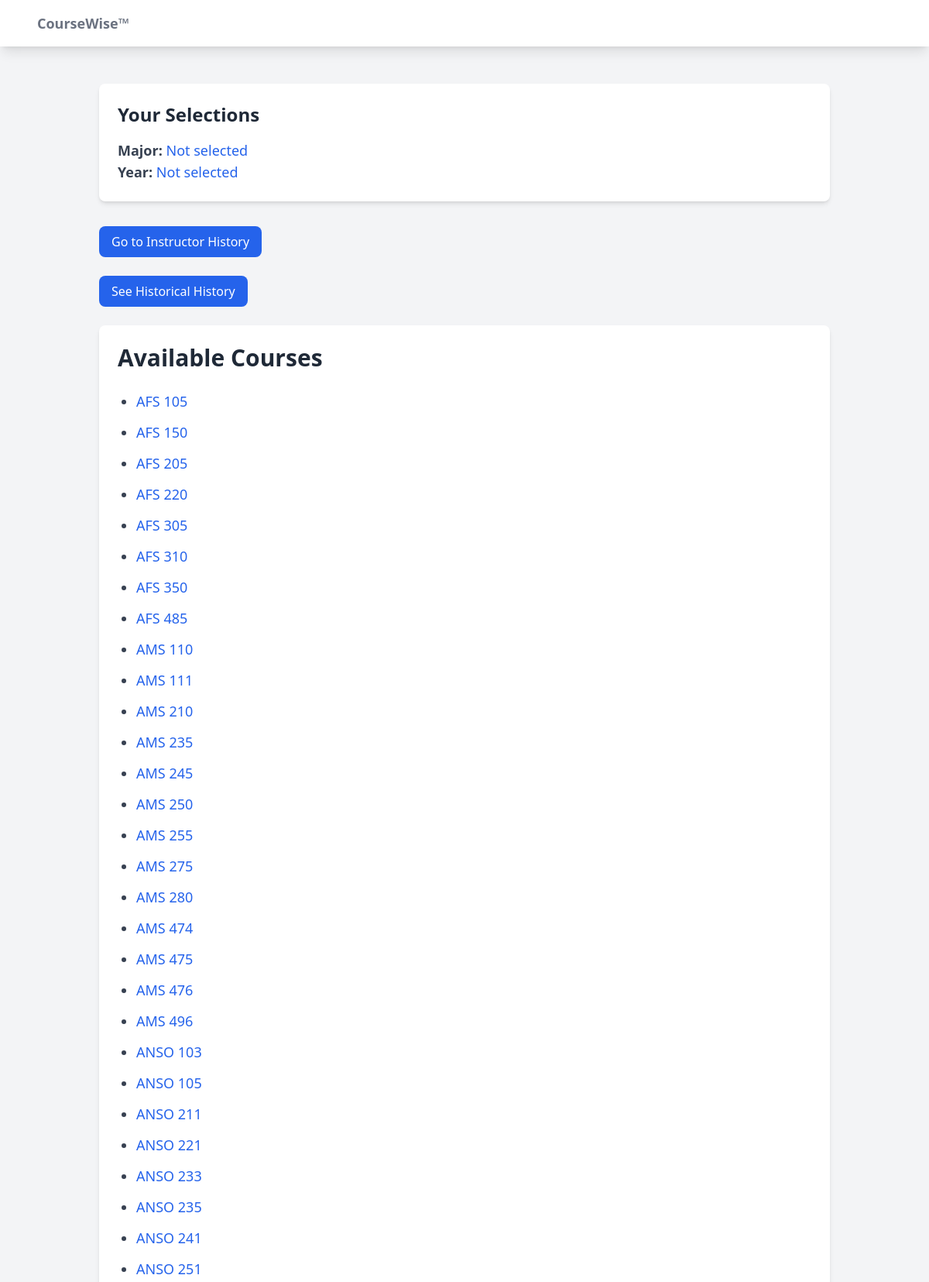
Page /courses/ (upper part) on the committed database.
### courses/models.py (models this page shows)
class CourseCatalog(models.Model):
    subject = models.CharField(max_length=255)
    course_number = models.CharField(max_length=255)
    course_title = models.CharField(max_length=255)

### courses/views.py (the view)
# urls.py: 2. Add a URL to urlpatterns:  path('', views.home, name='home')
def home(request):
    major = request.session.get('major', 'Not selected')
    year = request.session.get('year', 'Not selected')
    if request.method == 'POST':
        major = request.session.get('major', 'Not selected')
        year = request.session.get('year', 'Not selected')
        request.session['major'] = major
        request.session['year'] = year
    courses = CourseCatalog.objects.all()
    return render(request, 'home.html', {'major': major, 'year': year, 'courses': courses})

### templates/home.html
{% extends "base.html" %}
{% block content %}
    <div class="container mx-auto px-6 py-8">
        <div class="bg-white shadow-md rounded-lg p-6 mb-8">
            <h2 class="text-2xl font-semibold text-gray-800 mb-4">Your Selections</h2>
            <p class="text-lg font-medium text-gray-700">
                <strong>Major:</strong> <span class="text-blue-600">{{ major }}</span>
            </p>
            <p class="text-lg font-medium text-gray-700">
                <strong>Year:</strong> <span class="text-blue-600">{{ year }}</span>
            </p>
        </div>
        <div class="mb-6">
            <a href="{% url 'instructor_history' %}">
                <button class="bg-blue-600 text-white py-2 px-4 rounded-lg hover:bg-blue-700 transition-all duration-300">
                    Go to Instructor History
                </button>
            </a>
        </div>
            <div class="mb-6">
                <a href="{% url 'historical_patterns' %}">
                    <button class="bg-blue-600 text-white py-2 px-4 rounded-lg hover:bg-blue-700 transition-all duration-300">
                        See Historical History
                    </button>
                </a>
            </div>
        <div class="bg-white shadow-md rounded-lg p-6">
            <h1 class="text-3xl font-semibold text-gray-800 mb-6">Available Courses</h1>
            <ul class="list-disc pl-6 space-y-3">
                {% for course in courses %}
                    <li class="text-lg text-gray-700">
                        <a href="{% url 'course_page' course.subject course.course_number %}" class="text-blue-600 hover:text-blue-800 transition-all duration-300">
                            {{ course.subject }} {{ course.course_number }}
                        </a>
                    </li>
                {% empty %}
                    <li class="text-gray-500">No courses available.</li>
                {% endfor %}
            </ul>
        </div>
    </div>
{% endblock %}

### templates/base.html (shortened to what this page needs)
<!DOCTYPE html>
<html lang="en">
<head>
    <script src="https://cdn.tailwindcss.com"></script>
</head>
<body class="bg-gray-100">
    <nav class="bg-white shadow-lg">
        <div class="max-w-6xl mx-auto px-4">
            <div class="flex justify-between">
                <div class="flex space-x-7">
                    <div>
                        <a href="/" class="flex items-center py-4 px-2">
                            <span class="font-semibold text-gray-500 text-lg">CourseWise™</span>
                        </a>
                    </div>
                </div>
            </div>
        </div>
    </nav>
    <main class="container mx-auto mt-4 px-4">
        {% block content %}
        {% endblock %}
    </main>
</body>
</html>

### rows in the picture
CourseCatalog: subject "AFS", course_number "105"
CourseCatalog: subject "AFS", course_number "150"
CourseCatalog: subject "AFS", course_number "205"
CourseCatalog: subject "AFS", course_number "220"
CourseCatalog: subject "AFS", course_number "305"
CourseCatalog: subject "AFS", course_number "310"
CourseCatalog: subject "AFS", course_number "350"
CourseCatalog: subject "AFS", course_number "485"
CourseCatalog: subject "AMS", course_number "110"
CourseCatalog: subject "AMS", course_number "111"
CourseCatalog: subject "AMS", course_number "210"
CourseCatalog: subject "AMS", course_number "235"
CourseCatalog: subject "AMS", course_number "245"
CourseCatalog: subject "AMS", course_number "250"
CourseCatalog: subject "AMS", course_number "255"
CourseCatalog: subject "AMS", course_number "275"
CourseCatalog: subject "AMS", course_number "280"
CourseCatalog: subject "AMS", course_number "474"
CourseCatalog: subject "AMS", course_number "475"
CourseCatalog: subject "AMS", course_number "476"
CourseCatalog: subject "AMS", course_number "496"
CourseCatalog: subject "ANSO", course_number "103"
CourseCatalog: subject "ANSO", course_number "105"
CourseCatalog: subject "ANSO", course_number "211"
CourseCatalog: subject "ANSO", course_number "221"
CourseCatalog: subject "ANSO", course_number "233"
CourseCatalog: subject "ANSO", course_number "235"
CourseCatalog: subject "ANSO", course_number "241"
CourseCatalog: subject "ANSO", course_number "251"

### other values in the picture
{{ major }} "Not selected"
{{ year }} "Not selected"
